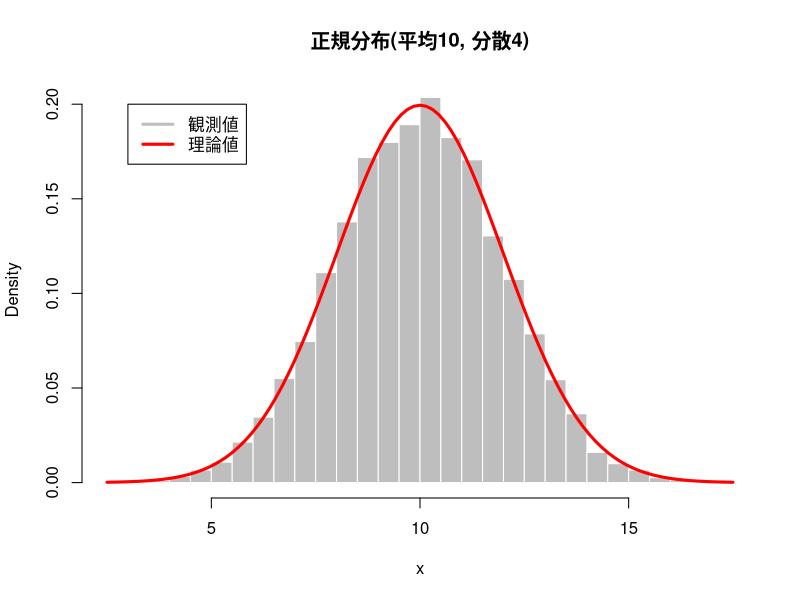

The R source for this figure:
set.seed(20)
rnorm(10) # 標準正規乱数を10個

# 統計的性質を確認
mu <- 10
sigma <- 2
x <- rnorm(10000, mean = mu, sd = sigma)
mean(x) # mu = 10 に近い(大数の法則)
hist(x, freq = FALSE, breaks = 25, col = "gray", border = "white",
     main = paste0("正規分布(平均", mu, ", 分散", sigma^2, ")")) # ヒストグラム(密度表示)
curve(dnorm(x, mean = mu, sd = sigma), add = TRUE,
      col = "red", lwd = 3) # 理論上の確率密度関数
legend(3, 0.2, legend = c("観測値", "理論値"),
       col = c("gray", "red"), lwd = 3) # 凡例を作成
